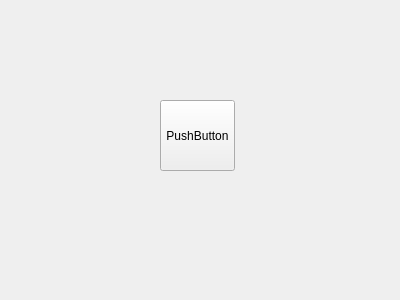
<?xml version="1.0" encoding="UTF-8"?>
<ui version="4.0">
 <class>Form</class>
 <widget class="QWidget" name="Form">
  <property name="geometry">
   <rect>
    <x>0</x>
    <y>0</y>
    <width>400</width>
    <height>300</height>
   </rect>
  </property>
  <property name="windowTitle">
   <string>Form</string>
  </property>
  <widget class="QPushButton" name="pushButton">
   <property name="geometry">
    <rect>
     <x>160</x>
     <y>100</y>
     <width>75</width>
     <height>71</height>
    </rect>
   </property>
   <property name="text">
    <string>PushButton</string>
   </property>
  </widget>
 </widget>
 <resources/>
 <connections/>
</ui>
